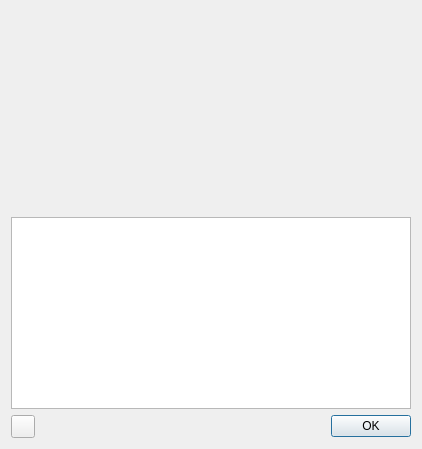
<?xml version="1.0" encoding="UTF-8"?>
<ui version="4.0">
 <class>AboutDialog</class>
 <widget class="QDialog" name="AboutDialog">
  <property name="geometry">
   <rect>
    <x>0</x>
    <y>0</y>
    <width>452</width>
    <height>476</height>
   </rect>
  </property>
  <property name="windowTitle">
   <string>About Tiled</string>
  </property>
  <layout class="QVBoxLayout" name="verticalLayout_3">
   <property name="sizeConstraint">
    <enum>QLayout::SetFixedSize</enum>
   </property>
   <item>
    <layout class="QHBoxLayout" name="logoLayout">
     <item>
      <spacer name="horizontalSpacer">
       <property name="orientation">
        <enum>Qt::Horizontal</enum>
       </property>
       <property name="sizeHint" stdset="0">
        <size>
         <width>0</width>
         <height>20</height>
        </size>
       </property>
      </spacer>
     </item>
     <item>
      <widget class="QLabel" name="logo">
       <property name="minimumSize">
        <size>
         <width>400</width>
         <height>200</height>
        </size>
       </property>
       <property name="text">
        <string/>
       </property>
       <property name="pixmap">
        <pixmap resource="tiled.qrc">:/images/about-tiled-logo.png</pixmap>
       </property>
       <property name="alignment">
        <set>Qt::AlignCenter</set>
       </property>
      </widget>
     </item>
     <item>
      <spacer name="horizontalSpacer_2">
       <property name="orientation">
        <enum>Qt::Horizontal</enum>
       </property>
       <property name="sizeHint" stdset="0">
        <size>
         <width>0</width>
         <height>20</height>
        </size>
       </property>
      </spacer>
     </item>
    </layout>
   </item>
   <item>
    <widget class="QTextBrowser" name="textBrowser">
     <property name="openExternalLinks">
      <bool>true</bool>
     </property>
    </widget>
   </item>
   <item>
    <layout class="QHBoxLayout" name="buttonLayout">
     <property name="sizeConstraint">
      <enum>QLayout::SetDefaultConstraint</enum>
     </property>
     <item>
      <widget class="Tiled::NewVersionButton" name="newVersionButton">
       <property name="sizePolicy">
        <sizepolicy hsizetype="Fixed" vsizetype="Preferred">
         <horstretch>0</horstretch>
         <verstretch>0</verstretch>
        </sizepolicy>
       </property>
      </widget>
     </item>
     <item>
      <spacer name="horizontalSpacer_3">
       <property name="orientation">
        <enum>Qt::Horizontal</enum>
       </property>
       <property name="sizeType">
        <enum>QSizePolicy::Expanding</enum>
       </property>
       <property name="sizeHint" stdset="0">
        <size>
         <width>40</width>
         <height>20</height>
        </size>
       </property>
      </spacer>
     </item>
     <item>
      <widget class="QPushButton" name="okButton">
       <property name="text">
        <string>OK</string>
       </property>
       <property name="default">
        <bool>true</bool>
       </property>
      </widget>
     </item>
    </layout>
   </item>
  </layout>
 </widget>
 <customwidgets>
  <customwidget>
   <class>Tiled::NewVersionButton</class>
   <extends>QToolButton</extends>
   <header>newversionbutton.h</header>
  </customwidget>
 </customwidgets>
 <resources>
  <include location="tiled.qrc"/>
 </resources>
 <connections>
  <connection>
   <sender>okButton</sender>
   <signal>clicked()</signal>
   <receiver>AboutDialog</receiver>
   <slot>close()</slot>
   <hints>
    <hint type="sourcelabel">
     <x>460</x>
     <y>347</y>
    </hint>
    <hint type="destinationlabel">
     <x>255</x>
     <y>185</y>
    </hint>
   </hints>
  </connection>
 </connections>
</ui>
